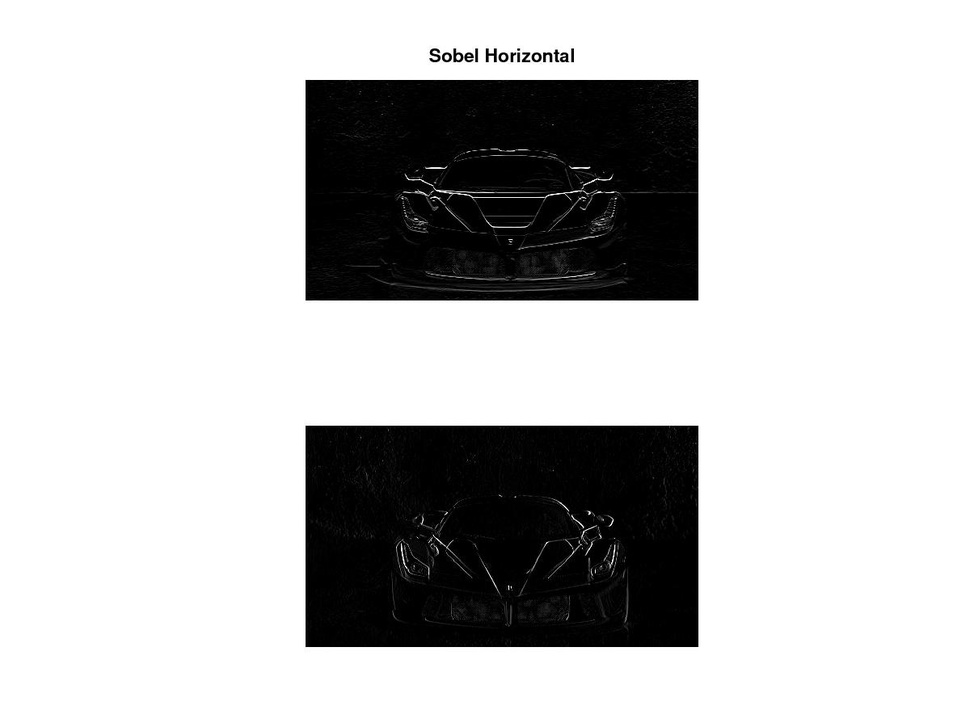
%> input picture geradas/segmentacao1.jpg, 970 x 727 px, shrunk from 1200 x 900 before the run, given in place of Ferrari.jpg, which was not available
$ octave segmentacao.m   (GNU Octave 9; MATLAB toolbox functions it lacks are replaced by stand-ins)
%> lines starting %> are read from the running program, lines starting %| are printed output that depends on the picture; in (x1, y1, x2, y2) boxes, pixels count from 0 and x2, y2 are one past the last pixel; in counts of white or black regions, pixels touching at a corner belong together; the program's own positions count from 1; pictures that were not available may be replaced by others from this repository, and a replacement may not be noted
# Computação Gráfica (IME 04 - 10842)
# Bianca Rosa de Mendonça
# Introdução ao Octave/Matlab
# Segmentação de Imagens

pkg load image;
img = imread("imagens/Ferrari.jpg");
%> img is the input picture: size 727x970x3 uint8; min 0, max 255, mean 193.4

# Conversão para imagem P&B
img = rgb2gray(img);
%> img: size 727x970 uint8
img = im2double(img);
%> img: size 727x970 double

sobel_horizontal = [-1 -2 -1; 0 0 0; 1 2 1];
img_sh = imfilter(img, sobel_horizontal); #Gx
figure;
title("Sobel")
subplot(2, 1, 1);
imshow(img_sh);
title("Sobel Horizontal");

sobel_vertical = [-1 0 1; -2 0 2; -1 0 1];
img_sv = imfilter(img, sobel_vertical);
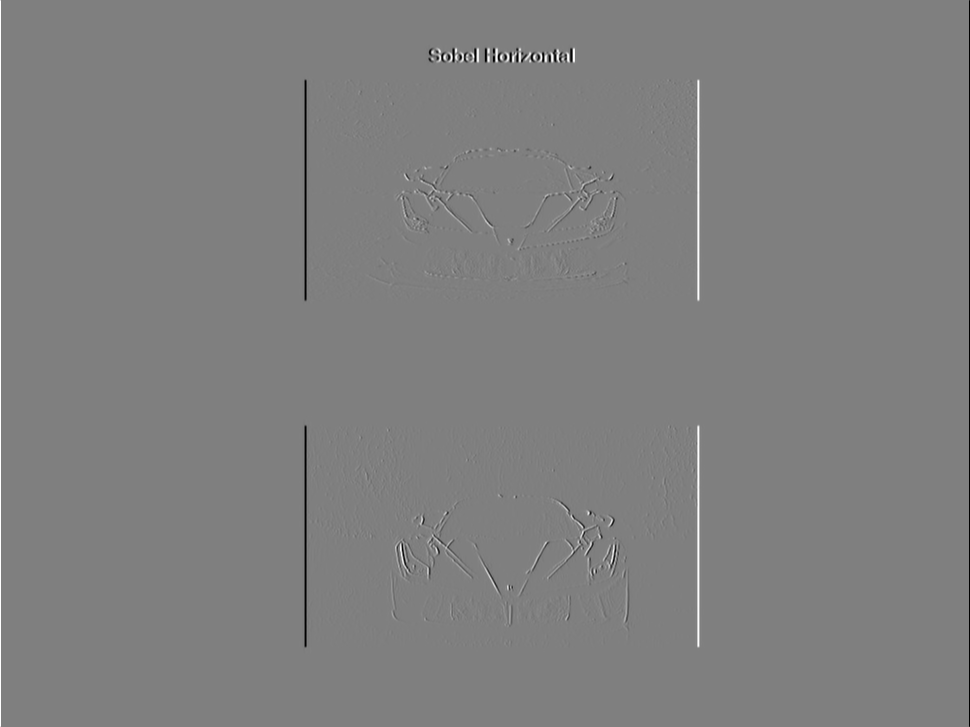
%> img_sv: size 727x970 double; min -4, max 4, mean 9.92e-19; drawn with min black and max white
subplot(2, 1, 2);
imshow(img_sv); #Gy
title("Sobel Vertical");
print -djpg geradas/segmentacao1.jpg

figure;
sobel_diag1 = [ 0 1 2; -1 0 1; -2 -1 0];
img_sa1 = imfilter(img, sobel_diag1);
subplot(2, 1, 1);
imshow(img_sa1);
title("Sobel Diagonal 1");

sobel_diag2 = [ -2 -1 0; -1 0 1; 0 1 2];
img_sa2 = imfilter(img, sobel_diag2);
subplot(2, 1, 2);
imshow(img_sa2);
title("Sobel Diagonal 2");
print -djpg geradas/segmentacao2.jpg

figure;
subplot(2, 1, 1);
shv = img_sh + img_sv;
imshow(shv);
title("Sobel Horizontal + Vertical")

filtered = shv - 0.25;
subplot(2, 1, 2);
imshow(filtered);
title("Sobel Horizontal + Vertical [Limiarizado]")
print -djpg geradas/segmentacao3.jpg

figure;
subplot(1, 1, 1);
magnitude = abs(img_sh) + abs(img_sv);
angulo = atan(img_sh ./ img_sv);
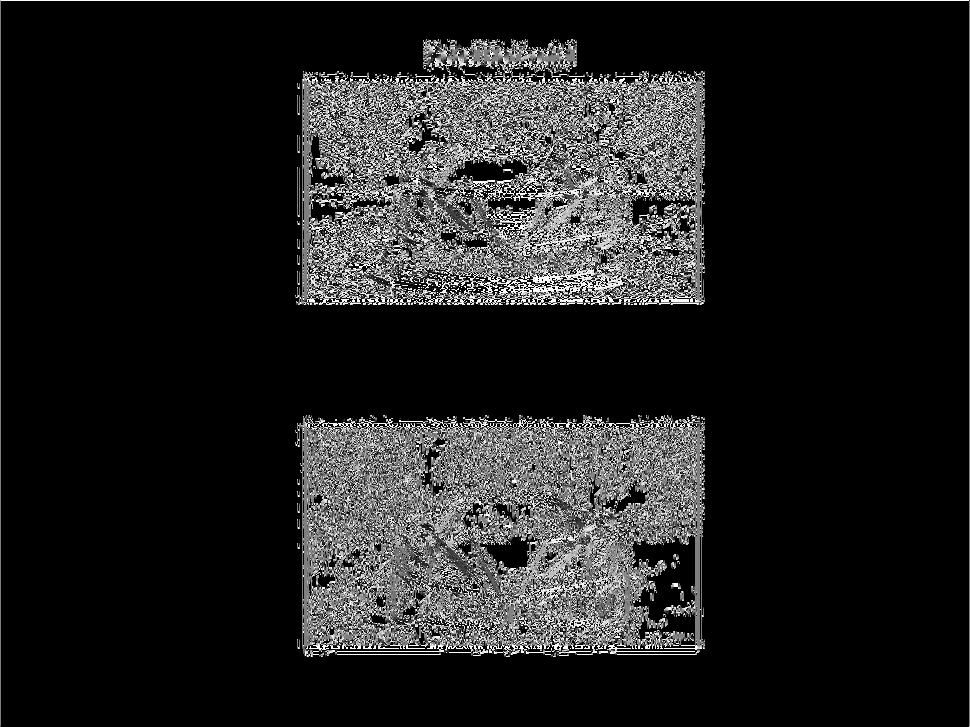
%> angulo: size 727x970 double; 74.56% of the values are NaN or infinite; the others: min -1.57, max 1.57, mean -0.00608; drawn with min black, max white, NaN and infinite black
imshow(angulo);
title("Angulos")
print -djpg geradas/segmentacao5.jpg

# Pintar bordas de acordo c/ angulo
angulo_ind = angulo;

angulo_ind(find(angulo < pi/3)) = 2; # verde angulo < 60
angulo_ind(find(angulo < pi/6)) = 1; # amarelo angulo < 30
angulo_ind(find(angulo < -pi/3)) = 4; # azul angulo < -60
angulo_ind(find(angulo < -pi/6)) = 3; # vermelho angulo < -30

angulo_ind(find(angulo > -pi/6)) = 1; # amarelo angulo > -30
angulo_ind(find(angulo > -pi/3)) = 3; # vermelho angulo > -60
%> angulo_ind: size 727x970 double; 74.56% of the values are NaN or infinite; the others: min 3, max 3, mean 3
angulo_ind(find(angulo > pi/6)) = 2; #verde angulo > 30
angulo_ind(find(angulo > pi/3)) = 4; # azul angulo > 60
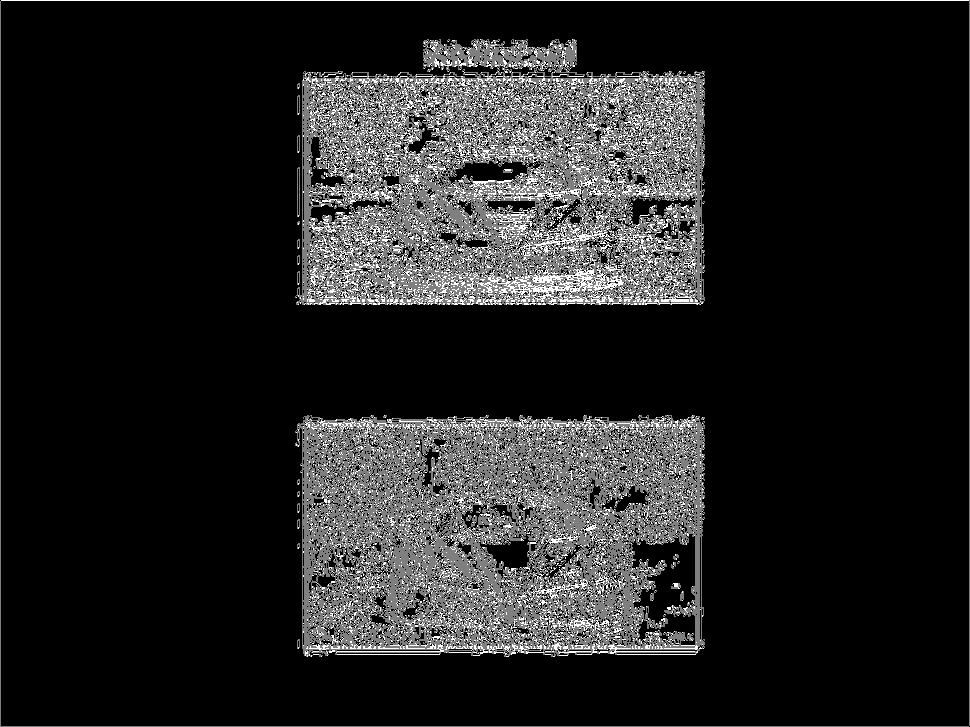
%> angulo_ind: size 727x970 double; 74.56% of the values are NaN or infinite; the others: min 2, max 4, mean 3.05; drawn with min black, max white, NaN and infinite black

MAP = [1 1 0; 0 1 0; 1 0 0;  0 0 1];
figure;
subplot(1, 1, 1);
imshow(angulo_ind, MAP);
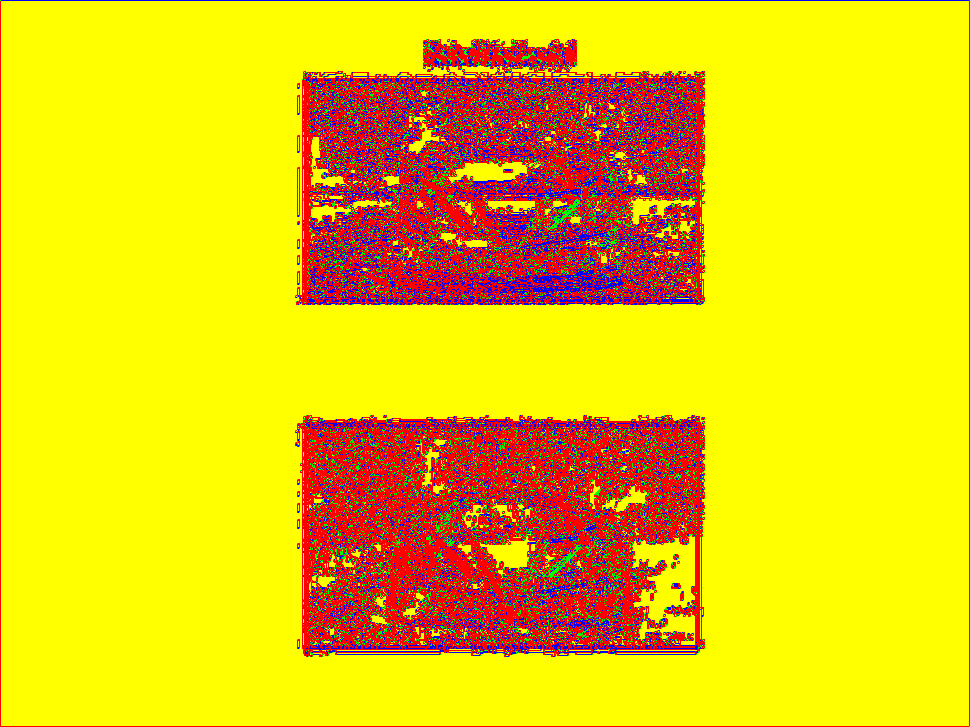
%> displayed picture: size 727x970x3, on the screen's scale of 0 to 255; mean R, G, B 232.8, 199.4, 12.9
title("Angulos Coloridos")
print -djpg geradas/segmentacao6.jpg

shv = img_sh + img_sv;
shv(find(shv<=0.15)) = 0;
shv(find(shv>0.15)) = 1;
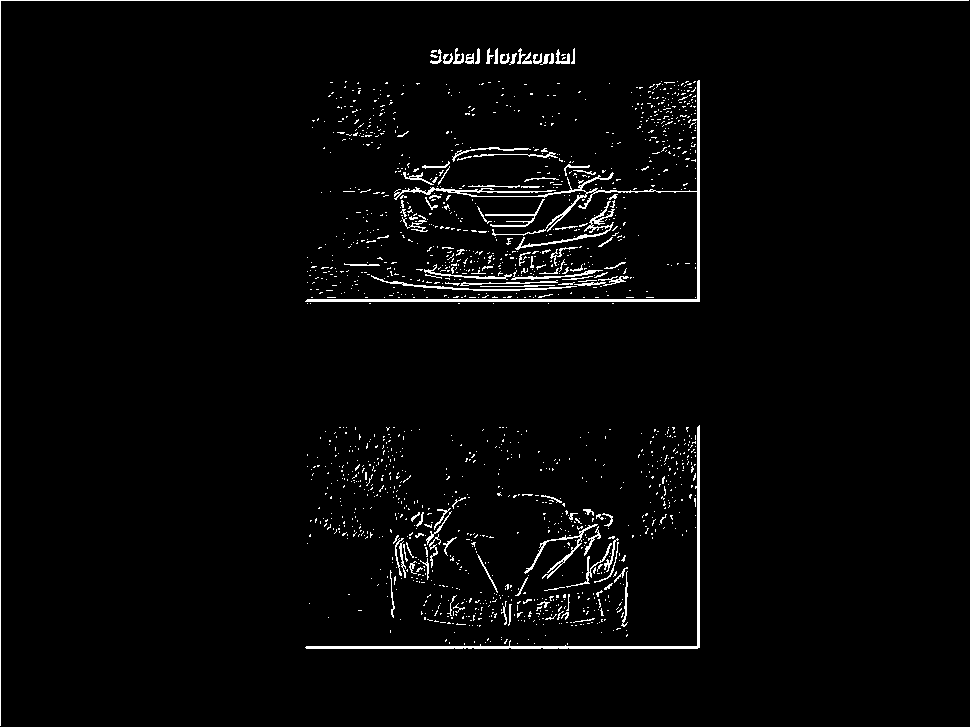
%> shv: size 727x970 double; values 0 (black) and 1 (white), 2.6% white in thin lines or dots
figure;
imshow(shv);
title("Img binaria - sobel")
print -djpg geradas/segmentacao6_1.jpg

MAP = [0 0 0; 1 1 0; 0 1 0; 1 0 0; 0 0 1];
imshow(angulo_ind .* shv, MAP);
title("Img colorida")
print -djpg geradas/segmentacao7.jpg

figure;
subplot(1, 1, 1);
edg = edge(img, "Sobel");
%> edg: size 727x970 logical; 1% white in thin lines or dots, all inside (x1, y1, x2, y2) = (305, 48, 699, 648)
imshow(edg);
title("Sobel - funcao edge");
print -djpg geradas/segmentacao8.jpg

figure;
edg = edge(img, "Canny");
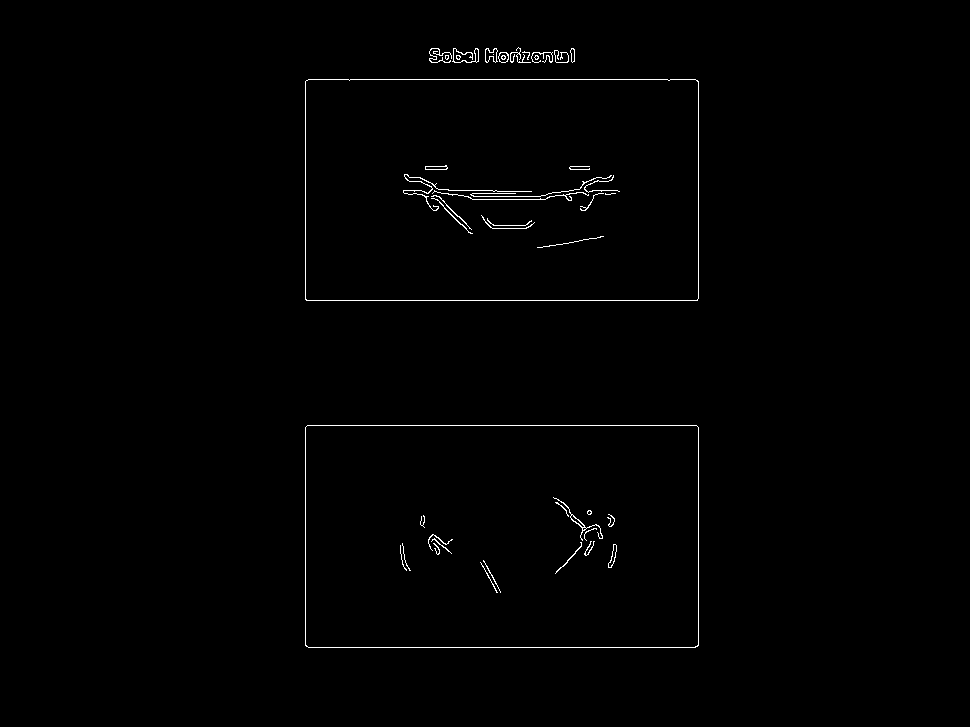
%> edg: size 727x970 logical; 0.71% white in thin lines or dots, all inside (x1, y1, x2, y2) = (305, 47, 699, 648)
imshow(edg);
title("Canny - funcao edge");
print -djpg geradas/segmentacao9.jpg

figure;
%> (the run ends here)
